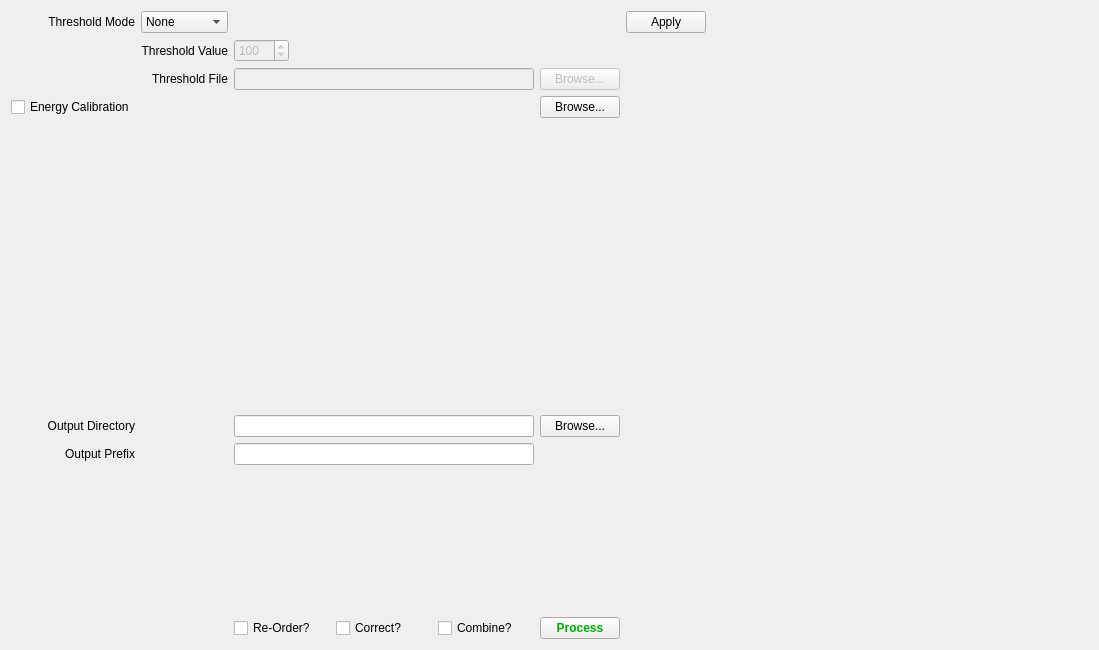
<?xml version="1.0" encoding="UTF-8"?>
<ui version="4.0">
 <class>ProcessingForm</class>
 <widget class="QWidget" name="ProcessingForm">
  <property name="geometry">
   <rect>
    <x>0</x>
    <y>0</y>
    <width>1099</width>
    <height>650</height>
   </rect>
  </property>
  <property name="minimumSize">
   <size>
    <width>800</width>
    <height>480</height>
   </size>
  </property>
  <property name="windowTitle">
   <string>Form</string>
  </property>
  <layout class="QGridLayout" name="gridLayout_4">
   <item row="0" column="0" colspan="3">
    <layout class="QHBoxLayout" name="horizontalLayout_4"/>
   </item>
   <item row="1" column="0" rowspan="4" colspan="3">
    <layout class="QGridLayout" name="gridLayout_3">
     <item row="6" column="2">
      <widget class="QLineEdit" name="outputDirectory">
       <property name="maximumSize">
        <size>
         <width>300</width>
         <height>16777215</height>
        </size>
       </property>
      </widget>
     </item>
     <item row="6" column="0">
      <widget class="QLabel" name="outputDirectorylabel">
       <property name="text">
        <string>Output Directory</string>
       </property>
       <property name="alignment">
        <set>Qt::AlignRight|Qt::AlignTrailing|Qt::AlignVCenter</set>
       </property>
      </widget>
     </item>
     <item row="7" column="2">
      <widget class="QLineEdit" name="outputPrefix">
       <property name="maximumSize">
        <size>
         <width>300</width>
         <height>16777215</height>
        </size>
       </property>
      </widget>
     </item>
     <item row="6" column="3">
      <widget class="QPushButton" name="outputDirectoryButton">
       <property name="text">
        <string>Browse...</string>
       </property>
      </widget>
     </item>
     <item row="7" column="0">
      <widget class="QLabel" name="outputPrefixLabel">
       <property name="minimumSize">
        <size>
         <width>106</width>
         <height>17</height>
        </size>
       </property>
       <property name="layoutDirection">
        <enum>Qt::LeftToRight</enum>
       </property>
       <property name="text">
        <string>Output Prefix</string>
       </property>
       <property name="alignment">
        <set>Qt::AlignRight|Qt::AlignTrailing|Qt::AlignVCenter</set>
       </property>
      </widget>
     </item>
     <item row="4" column="0">
      <spacer name="verticalSpacer">
       <property name="orientation">
        <enum>Qt::Vertical</enum>
       </property>
       <property name="sizeHint" stdset="0">
        <size>
         <width>20</width>
         <height>40</height>
        </size>
       </property>
      </spacer>
     </item>
     <item row="0" column="0">
      <widget class="QLabel" name="thresholdModeLabel">
       <property name="layoutDirection">
        <enum>Qt::LeftToRight</enum>
       </property>
       <property name="text">
        <string>Threshold Mode</string>
       </property>
       <property name="alignment">
        <set>Qt::AlignRight|Qt::AlignTrailing|Qt::AlignVCenter</set>
       </property>
      </widget>
     </item>
     <item row="3" column="3">
      <widget class="QPushButton" name="configurationButton">
       <property name="maximumSize">
        <size>
         <width>80</width>
         <height>23</height>
        </size>
       </property>
       <property name="text">
        <string>Browse...</string>
       </property>
      </widget>
     </item>
     <item row="9" column="5">
      <spacer name="horizontalSpacer">
       <property name="orientation">
        <enum>Qt::Horizontal</enum>
       </property>
       <property name="sizeHint" stdset="0">
        <size>
         <width>40</width>
         <height>20</height>
        </size>
       </property>
      </spacer>
     </item>
     <item row="5" column="0">
      <spacer name="verticalSpacer_2">
       <property name="orientation">
        <enum>Qt::Vertical</enum>
       </property>
       <property name="sizeHint" stdset="0">
        <size>
         <width>20</width>
         <height>40</height>
        </size>
       </property>
      </spacer>
     </item>
     <item row="9" column="3">
      <widget class="QPushButton" name="processButton">
       <property name="maximumSize">
        <size>
         <width>100</width>
         <height>16777215</height>
        </size>
       </property>
       <property name="palette">
        <palette>
         <active>
          <colorrole role="Text">
           <brush brushstyle="SolidPattern">
            <color alpha="255">
             <red>0</red>
             <green>170</green>
             <blue>0</blue>
            </color>
           </brush>
          </colorrole>
          <colorrole role="ButtonText">
           <brush brushstyle="SolidPattern">
            <color alpha="255">
             <red>0</red>
             <green>170</green>
             <blue>0</blue>
            </color>
           </brush>
          </colorrole>
         </active>
         <inactive>
          <colorrole role="Text">
           <brush brushstyle="SolidPattern">
            <color alpha="255">
             <red>0</red>
             <green>170</green>
             <blue>0</blue>
            </color>
           </brush>
          </colorrole>
          <colorrole role="ButtonText">
           <brush brushstyle="SolidPattern">
            <color alpha="255">
             <red>0</red>
             <green>170</green>
             <blue>0</blue>
            </color>
           </brush>
          </colorrole>
         </inactive>
         <disabled>
          <colorrole role="Text">
           <brush brushstyle="SolidPattern">
            <color alpha="255">
             <red>120</red>
             <green>120</green>
             <blue>120</blue>
            </color>
           </brush>
          </colorrole>
          <colorrole role="ButtonText">
           <brush brushstyle="SolidPattern">
            <color alpha="255">
             <red>120</red>
             <green>120</green>
             <blue>120</blue>
            </color>
           </brush>
          </colorrole>
         </disabled>
        </palette>
       </property>
       <property name="font">
        <font>
         <weight>75</weight>
         <bold>true</bold>
        </font>
       </property>
       <property name="text">
        <string>Process</string>
       </property>
      </widget>
     </item>
     <item row="9" column="2">
      <layout class="QHBoxLayout" name="horizontalLayout_3">
       <item>
        <widget class="QCheckBox" name="reorderCheck">
         <property name="maximumSize">
          <size>
           <width>100</width>
           <height>16777215</height>
          </size>
         </property>
         <property name="text">
          <string>Re-Order?</string>
         </property>
        </widget>
       </item>
       <item>
        <widget class="QCheckBox" name="correctCheck">
         <property name="maximumSize">
          <size>
           <width>100</width>
           <height>16777215</height>
          </size>
         </property>
         <property name="text">
          <string>Correct?</string>
         </property>
         <property name="checked">
          <bool>false</bool>
         </property>
        </widget>
       </item>
       <item>
        <widget class="QCheckBox" name="combineCheck">
         <property name="maximumSize">
          <size>
           <width>100</width>
           <height>16777215</height>
          </size>
         </property>
         <property name="text">
          <string>Combine?</string>
         </property>
        </widget>
       </item>
      </layout>
     </item>
     <item row="8" column="0">
      <spacer name="verticalSpacer_3">
       <property name="orientation">
        <enum>Qt::Vertical</enum>
       </property>
       <property name="sizeHint" stdset="0">
        <size>
         <width>20</width>
         <height>40</height>
        </size>
       </property>
      </spacer>
     </item>
     <item row="1" column="1">
      <widget class="QLabel" name="thresholdValueLabel">
       <property name="text">
        <string>Threshold Value</string>
       </property>
       <property name="alignment">
        <set>Qt::AlignRight|Qt::AlignTrailing|Qt::AlignVCenter</set>
       </property>
      </widget>
     </item>
     <item row="2" column="1">
      <widget class="QLabel" name="thresholdFileLabel">
       <property name="text">
        <string>Threshold File</string>
       </property>
       <property name="alignment">
        <set>Qt::AlignRight|Qt::AlignTrailing|Qt::AlignVCenter</set>
       </property>
      </widget>
     </item>
     <item row="1" column="2">
      <widget class="QSpinBox" name="thresholdValue">
       <property name="enabled">
        <bool>false</bool>
       </property>
       <property name="maximumSize">
        <size>
         <width>55</width>
         <height>16777215</height>
        </size>
       </property>
       <property name="sizeIncrement">
        <size>
         <width>40</width>
         <height>0</height>
        </size>
       </property>
       <property name="minimum">
        <number>1</number>
       </property>
       <property name="maximum">
        <number>65535</number>
       </property>
       <property name="value">
        <number>100</number>
       </property>
      </widget>
     </item>
     <item row="0" column="1">
      <widget class="QComboBox" name="thresholdModeComboBox">
       <property name="currentText">
        <string>None</string>
       </property>
       <item>
        <property name="text">
         <string>None</string>
        </property>
       </item>
       <item>
        <property name="text">
         <string>Value</string>
        </property>
       </item>
       <item>
        <property name="text">
         <string>File</string>
        </property>
       </item>
      </widget>
     </item>
     <item row="2" column="2">
      <widget class="QLineEdit" name="thresholdFile">
       <property name="enabled">
        <bool>false</bool>
       </property>
       <property name="maximumSize">
        <size>
         <width>300</width>
         <height>16777215</height>
        </size>
       </property>
      </widget>
     </item>
     <item row="2" column="3">
      <widget class="QPushButton" name="thresholdFileButton">
       <property name="enabled">
        <bool>false</bool>
       </property>
       <property name="maximumSize">
        <size>
         <width>80</width>
         <height>23</height>
        </size>
       </property>
       <property name="text">
        <string>Browse...</string>
       </property>
      </widget>
     </item>
     <item row="0" column="4">
      <widget class="QPushButton" name="thresholdButton">
       <property name="maximumSize">
        <size>
         <width>80</width>
         <height>16777215</height>
        </size>
       </property>
       <property name="text">
        <string>Apply</string>
       </property>
      </widget>
     </item>
     <item row="3" column="0">
      <widget class="QCheckBox" name="energyCalibrationCheckBox">
       <property name="text">
        <string>Energy Calibration</string>
       </property>
      </widget>
     </item>
    </layout>
   </item>
  </layout>
 </widget>
 <resources/>
 <connections/>
</ui>
